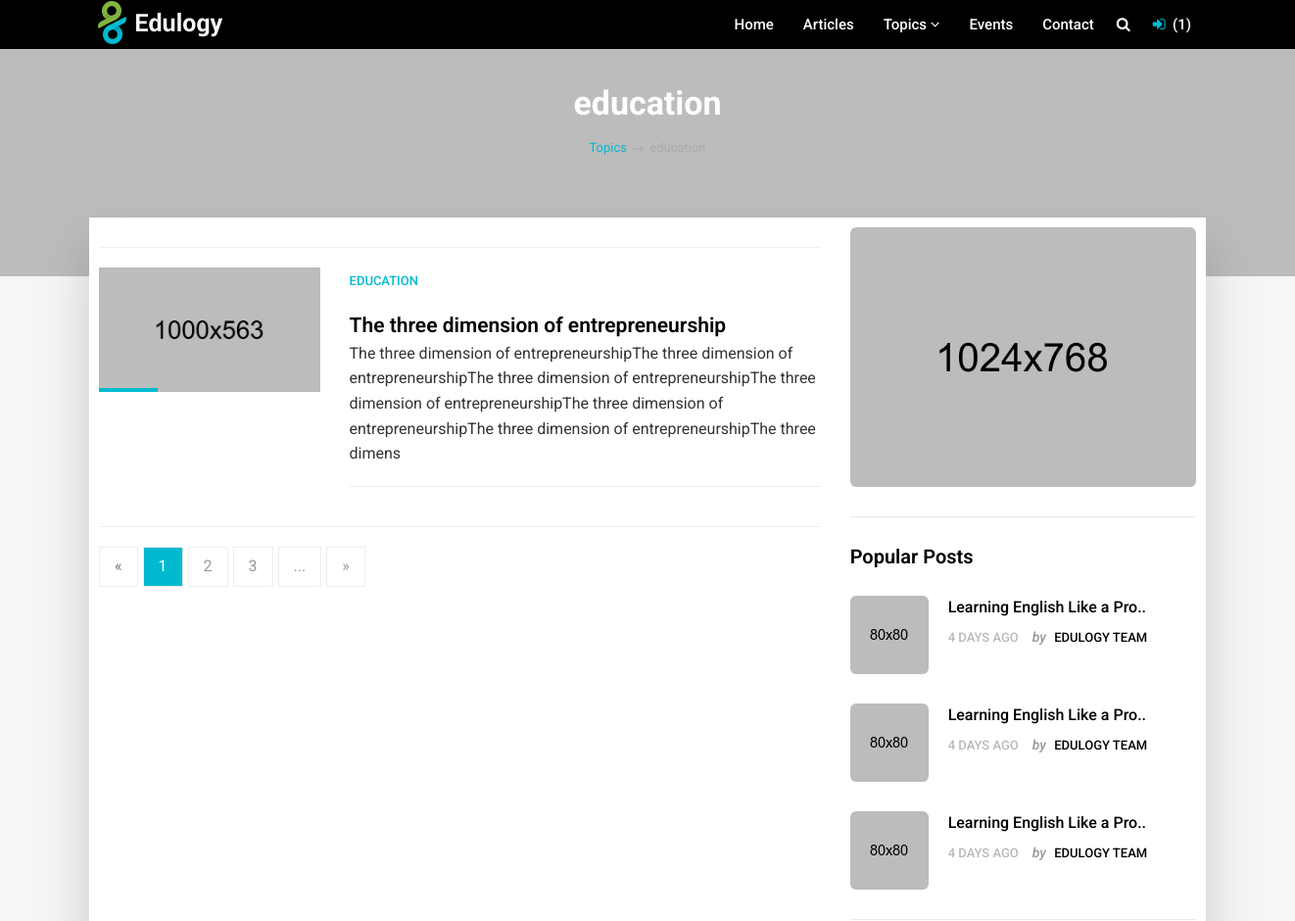
Before: /category/education/ (upper part) with the older database file.
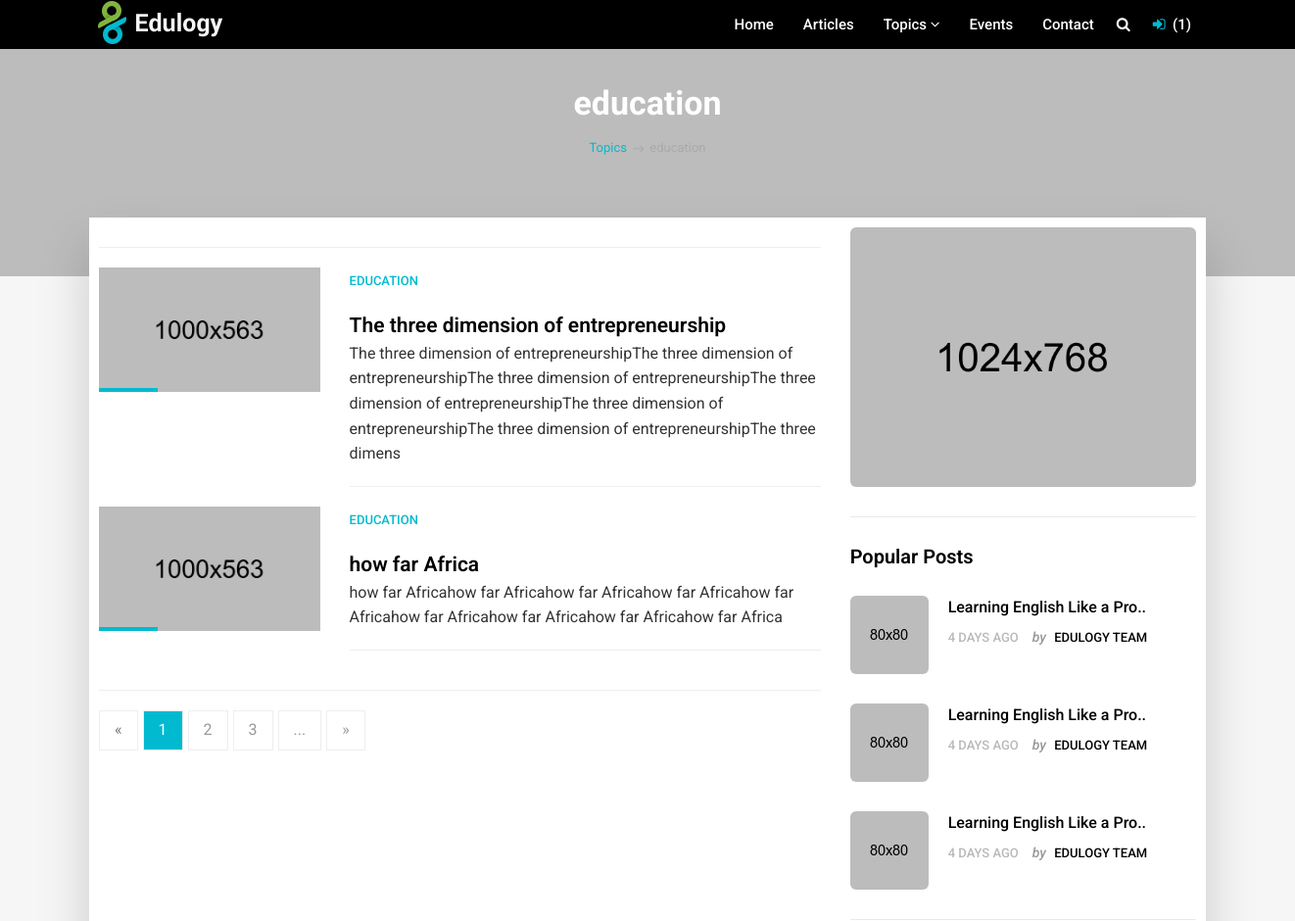
After: the same page with the newer database file.
### Article/models.py (models this page shows, shortened)
class Article(models.Model):
    category = models.ForeignKey(Category,on_delete=models.CASCADE, default=1,)
    preview_image = models.ImageField(upload_to='upload/',blank=True)
    tags = TaggableManager()
    title = models.CharField(max_length=100)
    slug = models.SlugField(max_length=250, unique=True)
    summary = models.TextField(max_length=250, blank=True)
    title_body1 = models.TextField(max_length=1000, blank=True)
    title_body2 = models.TextField(max_length=1000, blank=True)
    title_body3 = models.TextField(max_length=1000, blank=True)
    sub1 = models.CharField(max_length=200, blank=True)
    sub1_child1 = models.CharField(max_length=500, blank=True)
    sub1_child1_body = models.TextField(max_length=1000, blank=True)
    sub1_child1_image = models.ImageField(upload_to='upload',blank=True)
    sub1_child2 = models.CharField(max_length=500, blank=True)
    sub1_child2_body = models.TextField(max_length=1000, blank=True)
    sub1_child2_image = models.ImageField(upload_to='upload', blank=True)
    sub1_child3 = models.CharField(max_length=500, blank=True)
    sub1_child3_body = models.TextField(max_length=1000, blank=True)
    sub1_child3_image = models.ImageField(upload_to='upload', blank=True)
    sub1_child4 = models.CharField(max_length=500, blank=True)
    sub1_child4_body = models.TextField(max_length=1000, blank=True)
    sub1_child4_image = models.ImageField(upload_to='upload', blank=True)
    sub1_child5 = models.CharField(max_length=500, blank=True)
    sub1_child5_body = models.TextField(max_length=1000, blank=True)
    sub1_child5_image = models.ImageField(upload_to='upload', blank=True)
    blockquote1 = models.TextField(max_length=500, blank=True)
    sub2 = models.CharField(max_length=200, blank=True)
    sub2_child1 = models.CharField(max_length=500, blank=True)
    sub2_child1_body = models.TextField(max_length=1000, blank=True)
    sub2_child1_image = models.ImageField(upload_to='upload', blank=True)
    sub2_child2 = models.CharField(max_length=500, blank=True)
    sub2_child2_body = models.TextField(max_length=1000, blank=True)
    sub2_child2_image = models.ImageField(upload_to='upload', blank=True)
    sub2_child3 = models.CharField(max_length=500, blank=True)
    sub2_child3_body = models.TextField(max_length=1000, blank=True)
    sub2_child3_image = models.ImageField(upload_to='upload', blank=True)
    sub2_child4 = models.CharField(max_length=500, blank=True)
    sub2_child4_body = models.TextField(max_length=1000, blank=True)
    sub2_child4_image = models.ImageField(upload_to='upload', blank=True)
    sub2_child5 = models.CharField(max_length=500, blank=True)
    sub2_child5_body = models.TextField(max_length=1000, blank=True)
    sub2_child5_image = models.ImageField(upload_to='upload', blank=True)
    blockquote2 = models.TextField(max_length=500, blank=True)
    sub3 = models.CharField(max_length=200, blank=True)
    sub3_child1 = models.CharField(max_length=500, blank=True)
    sub3_child1_body = models.TextField(max_length=1000, blank=True)
    sub3_child1_image = models.ImageField(upload_to='upload', blank=True)
    sub3_child2 = models.CharField(max_length=500, blank=True)
    sub3_child2_body = models.TextField(max_length=1000, blank=True)
    sub3_child2_image = models.ImageField(upload_to='upload', blank=True)
    sub3_child3 = models.CharField(max_length=500, blank=True)
    sub3_child3_body = models.TextField(max_length=1000, blank=True)
    sub3_child3_image = models.ImageField(upload_to='upload', blank=True)
    sub3_child4 = models.CharField(max_length=500, blank=True)
    sub3_child4_body = models.TextField(max_length=1000, blank=True)
    sub3_child4_image = models.ImageField(upload_to='upload', blank=True)
    sub3_child5 = models.CharField(max_length=500, blank=True)
    sub3_child5_body = models.TextField(max_length=1000, blank=True)
    sub3_child5_image = models.ImageField(upload_to='upload', blank=True)
    blockquote3 = models.TextField(max_length=500, blank=True)
    sub4 = models.CharField(max_length=200, blank=True)
    sub4_child1 = models.CharField(max_length=500, blank=True)
    sub4_child1_body = models.TextField(max_length=1000, blank=True)
    sub4_child1_image = models.ImageField(upload_to='upload', blank=True)
    sub4_child2 = models.CharField(max_length=500, blank=True)
    sub4_child2_body = models.TextField(max_length=1000, blank=True)
    sub4_child2_image = models.ImageField(upload_to='upload', blank=True)
    sub4_child3 = models.CharField(max_length=500, blank=True)
    sub4_child3_body = models.TextField(max_length=1000, blank=True)
    sub4_child3_image = models.ImageField(upload_to='upload', blank=True)
    sub4_child4 = models.CharField(max_length=500, blank=True)
    sub4_child4_body = models.TextField(max_length=1000, blank=True)
    sub4_child4_image = models.ImageField(upload_to='upload', blank=True)
    sub4_child5 = models.CharField(max_length=500, blank=True)
    sub4_child5_body = models.TextField(max_length=1000, blank=True)
    sub4_child5_image = models.ImageField(upload_to='upload', blank=True)
    blockquote4 = models.TextField(max_length=500, blank=True)
    sub5 = models.CharField(max_length=200, blank=True)
    sub5_child1 = models.CharField(max_length=500, blank=True)
    sub5_child1_body = models.TextField(max_length=1000, blank=True)
    sub5_child1_image = models.ImageField(upload_to='upload', blank=True)
    sub5_child2 = models.CharField(max_length=500, blank=True)
    sub5_child2_body = models.TextField(max_length=1000, blank=True)
    sub5_child2_image = models.ImageField(upload_to='upload', blank=True)
    sub5_child3 = models.CharField(max_length=500, blank=True)
    sub5_child3_body = models.TextField(max_length=1000, blank=True)
    sub5_child3_image = models.ImageField(upload_to='upload', blank=True)
    sub5_child4 = models.CharField(max_length=500, blank=True)
    sub5_child4_body = models.TextField(max_length=1000, blank=True)
    sub5_child4_image = models.ImageField(upload_to='upload', blank=True)
    sub5_child5 = models.CharField(max_length=500, blank=True)
    sub5_child5_body = models.TextField(max_length=1000, blank=True)
    sub5_child5_image = models.ImageField(upload_to='upload', blank=True)
    blockquote5 = models.TextField(max_length=500, blank=True)
    pub_date = models.DateTimeField(auto_now_add=True)

class Category(models.Model):
    name = models.CharField(max_length=250, blank=True)
    slug = models.SlugField(max_length=250)
    class Meta:
        ordering =['name']
        verbose_name = 'category'

### Article/views.py (the view)
# urls.py: path('category/<str:category_slug>/', views.list_of_articles_by_category, name='category_list'),
def list_of_articles_by_category(request, category_slug):
    categories = Category.objects.all()
    instance = Article.objects.all()
    if category_slug:
        category = get_object_or_404(Category, slug=category_slug)
        instance = instance.filter(category=category)
    context = {
        'categories':categories,
        'instance':instance,
        'category':category
               }
    return render(request, 'blog/category_list.html',context)

### templates/blog/category_list.html (shortened to what the changed rows need)
{% extends 'base.html' %}
{% load static %}
{% block content %}
        <section class="section db p120" style="background-image:url('{% static 'upload/parallax_01.jpeg' %}');>
            <div class="container">
                <div class="row">
                    <div class="col-md-12">
                        <div class="tagline-message page-title text-center">
                            <h3>{{ category.name }}</h3>
                            <ul class="breadcrumb">
                                <li><a href="javascript:void(0)">Topics</a></li>
                                <li class="active">{{ category.name }}</li>
                            </ul>
                        </div>
                    </div>
                </div>
            </div>
        <section class="section gb nopadtop">
            <div class="container">
                <div class="boxed">
                    <div class="row">
                        <div class="col-md-8">
                           <div class="row">
                               {% if instance %}
                                {% for Article in instance %}
                            <div class="col-md-4 hidden-sm hidden-xs">
                              <div class="image-wrap entry">
                                  <img src="{% static 'upload/blog_03.jpeg' %}" alt="" class="img-responsive">
                              </div>
                            </div>
                            <div class="col-md-8">
                                <div class="blog-wrapper clearfix">
                                            <div class="blog-meta">
                                                <small><a href="#">{{ category.name }}</a></small>
                                            </div>
                                            <div class="blog-desc-big">
                                                   <h1></h1> <a href="{% url 'detail' Article.id %}" class="lead">{{ Article.title}}</a></h1>
                                                    <p>
                                                    {{ Article.summary }}
                                                    </p><hr>
                                            </div>
                                        </div>
                            </div>
                               {% endfor %}
                               {% endif %}
                        </div><hr>
                        </div>
                    </div>
                </div>
            </div>
        </section>
{% endblock %}

Changed rows visible on the page:
added Article: {{ category.name }} "EDUCATION", title "how far Africa", summary "how far Africahow far Africahow far Africahow far Africahow far Africahow far Africahow far Africahow far Africahow far Africa"
